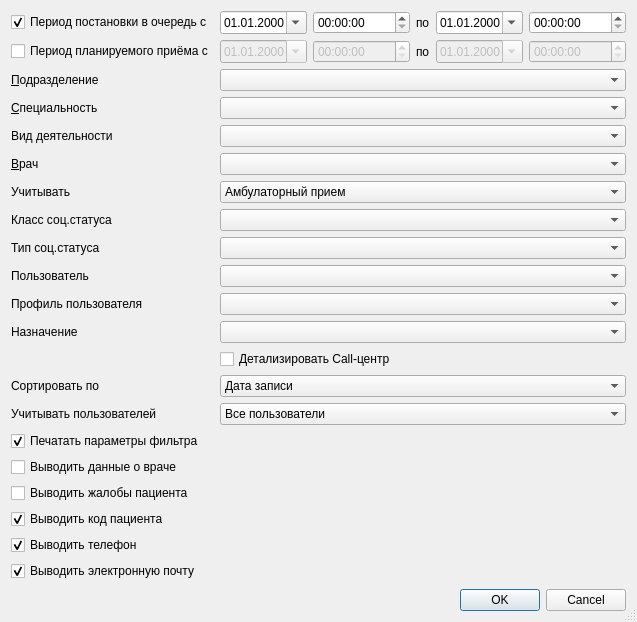
<?xml version="1.0" encoding="UTF-8"?>
<ui version="4.0">
 <class>JournalBeforeRecordDialog</class>
 <widget class="QDialog" name="JournalBeforeRecordDialog">
  <property name="windowModality">
   <enum>Qt::ApplicationModal</enum>
  </property>
  <property name="geometry">
   <rect>
    <x>0</x>
    <y>0</y>
    <width>637</width>
    <height>622</height>
   </rect>
  </property>
  <property name="windowTitle">
   <string>Журнал предварительной записи</string>
  </property>
  <property name="sizeGripEnabled">
   <bool>true</bool>
  </property>
  <layout class="QGridLayout" name="gridLayout">
   <item row="1" column="4">
    <widget class="CDateEdit" name="edtEndScheduleDate">
     <property name="enabled">
      <bool>false</bool>
     </property>
     <property name="sizePolicy">
      <sizepolicy hsizetype="Maximum" vsizetype="Fixed">
       <horstretch>0</horstretch>
       <verstretch>0</verstretch>
      </sizepolicy>
     </property>
     <property name="displayFormat">
      <string>dd.MM.yyyy</string>
     </property>
     <property name="calendarPopup">
      <bool>true</bool>
     </property>
    </widget>
   </item>
   <item row="1" column="2">
    <widget class="QTimeEdit" name="edtBegScheduleTime">
     <property name="enabled">
      <bool>false</bool>
     </property>
    </widget>
   </item>
   <item row="1" column="1">
    <widget class="CDateEdit" name="edtBegScheduleDate">
     <property name="enabled">
      <bool>false</bool>
     </property>
     <property name="sizePolicy">
      <sizepolicy hsizetype="Maximum" vsizetype="Fixed">
       <horstretch>0</horstretch>
       <verstretch>0</verstretch>
      </sizepolicy>
     </property>
     <property name="displayFormat">
      <string>dd.MM.yyyy</string>
     </property>
     <property name="calendarPopup">
      <bool>true</bool>
     </property>
    </widget>
   </item>
   <item row="0" column="2">
    <widget class="QTimeEdit" name="edtBegRecordTime"/>
   </item>
   <item row="1" column="0">
    <widget class="QCheckBox" name="chkSchedulePeriod">
     <property name="text">
      <string>Период планируемого приёма с</string>
     </property>
    </widget>
   </item>
   <item row="0" column="0">
    <widget class="QCheckBox" name="chkRecordPeriod">
     <property name="text">
      <string>Период постановки в очередь с</string>
     </property>
     <property name="checked">
      <bool>true</bool>
     </property>
    </widget>
   </item>
   <item row="0" column="1">
    <widget class="CDateEdit" name="edtBegRecordDate">
     <property name="sizePolicy">
      <sizepolicy hsizetype="Maximum" vsizetype="Fixed">
       <horstretch>0</horstretch>
       <verstretch>0</verstretch>
      </sizepolicy>
     </property>
     <property name="displayFormat">
      <string>dd.MM.yyyy</string>
     </property>
     <property name="calendarPopup">
      <bool>true</bool>
     </property>
    </widget>
   </item>
   <item row="0" column="3">
    <widget class="QLabel" name="lblEndRecordDate">
     <property name="sizePolicy">
      <sizepolicy hsizetype="Maximum" vsizetype="Preferred">
       <horstretch>0</horstretch>
       <verstretch>0</verstretch>
      </sizepolicy>
     </property>
     <property name="text">
      <string>по</string>
     </property>
     <property name="buddy">
      <cstring>edtEndRecordDate</cstring>
     </property>
    </widget>
   </item>
   <item row="0" column="4">
    <widget class="CDateEdit" name="edtEndRecordDate">
     <property name="sizePolicy">
      <sizepolicy hsizetype="Maximum" vsizetype="Fixed">
       <horstretch>0</horstretch>
       <verstretch>0</verstretch>
      </sizepolicy>
     </property>
     <property name="displayFormat">
      <string>dd.MM.yyyy</string>
     </property>
     <property name="calendarPopup">
      <bool>true</bool>
     </property>
    </widget>
   </item>
   <item row="2" column="0">
    <widget class="QLabel" name="label">
     <property name="text">
      <string>&amp;Подразделение</string>
     </property>
     <property name="buddy">
      <cstring>cmbOrgStructure</cstring>
     </property>
    </widget>
   </item>
   <item row="7" column="0">
    <widget class="QLabel" name="lblAppointmentType">
     <property name="text">
      <string>Учитывать</string>
     </property>
     <property name="buddy">
      <cstring>cmbAppointmentType</cstring>
     </property>
    </widget>
   </item>
   <item row="9" column="0">
    <widget class="QLabel" name="lblSocStatusType">
     <property name="text">
      <string>Тип соц.статуса</string>
     </property>
     <property name="buddy">
      <cstring>cmbSocStatusType</cstring>
     </property>
    </widget>
   </item>
   <item row="10" column="0">
    <widget class="QLabel" name="lblRecordPerson">
     <property name="text">
      <string>Пользователь</string>
     </property>
     <property name="buddy">
      <cstring>cmbRecordPerson</cstring>
     </property>
    </widget>
   </item>
   <item row="4" column="0">
    <widget class="QLabel" name="lblActivity">
     <property name="text">
      <string>Вид деятельности</string>
     </property>
    </widget>
   </item>
   <item row="11" column="0">
    <widget class="QLabel" name="lblRecordPersonProfile">
     <property name="text">
      <string>Профиль пользователя</string>
     </property>
     <property name="buddy">
      <cstring>cmbRecordPersonProfile</cstring>
     </property>
    </widget>
   </item>
   <item row="1" column="3">
    <widget class="QLabel" name="lblEndScheduleDate">
     <property name="sizePolicy">
      <sizepolicy hsizetype="Maximum" vsizetype="Preferred">
       <horstretch>0</horstretch>
       <verstretch>0</verstretch>
      </sizepolicy>
     </property>
     <property name="text">
      <string>по</string>
     </property>
     <property name="buddy">
      <cstring>edtEndScheduleDate</cstring>
     </property>
    </widget>
   </item>
   <item row="3" column="0">
    <widget class="QLabel" name="lblSpeciality">
     <property name="text">
      <string>&amp;Специальность</string>
     </property>
     <property name="buddy">
      <cstring>cmbSpeciality</cstring>
     </property>
    </widget>
   </item>
   <item row="5" column="0">
    <widget class="QLabel" name="lblPerson">
     <property name="text">
      <string>&amp;Врач</string>
     </property>
     <property name="buddy">
      <cstring>cmbPerson</cstring>
     </property>
    </widget>
   </item>
   <item row="22" column="1">
    <spacer>
     <property name="orientation">
      <enum>Qt::Vertical</enum>
     </property>
     <property name="sizeHint" stdset="0">
      <size>
       <width>21</width>
       <height>21</height>
      </size>
     </property>
    </spacer>
   </item>
   <item row="8" column="0">
    <widget class="QLabel" name="lblSocStatusClass">
     <property name="text">
      <string>Класс соц.статуса</string>
     </property>
     <property name="buddy">
      <cstring>cmbSocStatusClass</cstring>
     </property>
    </widget>
   </item>
   <item row="12" column="0">
    <widget class="QLabel" name="lblAppointmentPurpose">
     <property name="text">
      <string>Назначение</string>
     </property>
    </widget>
   </item>
   <item row="14" column="0">
    <widget class="QLabel" name="lblSorted">
     <property name="text">
      <string>Сортировать по</string>
     </property>
    </widget>
   </item>
   <item row="15" column="0">
    <widget class="QLabel" name="lblUserParams">
     <property name="text">
      <string>Учитывать пользователей</string>
     </property>
    </widget>
   </item>
   <item row="0" column="5">
    <widget class="QTimeEdit" name="edtEndRecordTime"/>
   </item>
   <item row="1" column="5">
    <widget class="QTimeEdit" name="edtEndScheduleTime">
     <property name="enabled">
      <bool>false</bool>
     </property>
    </widget>
   </item>
   <item row="2" column="1" colspan="5">
    <widget class="COrgStructureComboBox" name="cmbOrgStructure">
     <property name="enabled">
      <bool>true</bool>
     </property>
    </widget>
   </item>
   <item row="3" column="1" colspan="5">
    <widget class="CRBComboBox" name="cmbSpeciality">
     <property name="enabled">
      <bool>true</bool>
     </property>
     <property name="whatsThis">
      <string>&lt;html&gt;&lt;head&gt;&lt;meta name=&quot;qrichtext&quot; content=&quot;1&quot; /&gt;&lt;style type=&quot;text/css&quot;&gt;
p, li { white-space: pre-wrap; }
&lt;/style&gt;&lt;/head&gt;&lt;body style=&quot; font-family:'MS Shell Dlg 2'; font-size:8.25pt; font-weight:400; font-style:normal;&quot;&gt;
&lt;p style=&quot;-qt-paragraph-type:empty; margin-top:0px; margin-bottom:0px; margin-left:0px; margin-right:0px; -qt-block-indent:0; text-indent:0px;&quot;&gt;&lt;/p&gt;&lt;/body&gt;&lt;/html&gt;</string>
     </property>
    </widget>
   </item>
   <item row="4" column="1" colspan="5">
    <widget class="CRBComboBox" name="cmbActivity"/>
   </item>
   <item row="5" column="1" colspan="5">
    <widget class="CPersonComboBoxEx" name="cmbPerson">
     <property name="enabled">
      <bool>true</bool>
     </property>
    </widget>
   </item>
   <item row="7" column="1" colspan="5">
    <widget class="QComboBox" name="cmbAppointmentType">
     <item>
      <property name="text">
       <string>Амбулаторный прием</string>
      </property>
     </item>
     <item>
      <property name="text">
       <string>Вызов на дом</string>
      </property>
     </item>
    </widget>
   </item>
   <item row="8" column="1" colspan="5">
    <widget class="CSocStatusComboBox" name="cmbSocStatusClass"/>
   </item>
   <item row="9" column="1" colspan="5">
    <widget class="CRBComboBox" name="cmbSocStatusType"/>
   </item>
   <item row="10" column="1" colspan="5">
    <widget class="CPersonComboBoxEx" name="cmbRecordPerson">
     <property name="enabled">
      <bool>true</bool>
     </property>
    </widget>
   </item>
   <item row="11" column="1" colspan="5">
    <widget class="CRBComboBox" name="cmbRecordPersonProfile"/>
   </item>
   <item row="12" column="1" colspan="5">
    <widget class="CRBComboBox" name="cmbAppointmentPurpose"/>
   </item>
   <item row="14" column="1" colspan="5">
    <widget class="QComboBox" name="cmbSorted">
     <item>
      <property name="text">
       <string>Дата записи</string>
      </property>
     </item>
     <item>
      <property name="text">
       <string>ФИО</string>
      </property>
     </item>
     <item>
      <property name="text">
       <string>Дата рождения</string>
      </property>
     </item>
     <item>
      <property name="text">
       <string>Назначение</string>
      </property>
     </item>
    </widget>
   </item>
   <item row="15" column="1" colspan="5">
    <widget class="QComboBox" name="cmbUserParams">
     <item>
      <property name="text">
       <string>Все пользователи</string>
      </property>
     </item>
     <item>
      <property name="text">
       <string>Call-центр</string>
      </property>
     </item>
     <item>
      <property name="text">
       <string>Интернет</string>
      </property>
     </item>
    </widget>
   </item>
   <item row="13" column="1" colspan="5">
    <widget class="QCheckBox" name="chkDetailCallCenter">
     <property name="enabled">
      <bool>true</bool>
     </property>
     <property name="text">
      <string>Детализировать Call-центр</string>
     </property>
    </widget>
   </item>
   <item row="16" column="0" colspan="6">
    <widget class="QCheckBox" name="chkDumpParams">
     <property name="text">
      <string>Печатать параметры фильтра</string>
     </property>
     <property name="checked">
      <bool>true</bool>
     </property>
    </widget>
   </item>
   <item row="17" column="0" colspan="6">
    <widget class="QCheckBox" name="chkPersonInfo">
     <property name="text">
      <string>Выводить данные о враче</string>
     </property>
    </widget>
   </item>
   <item row="18" column="0" colspan="6">
    <widget class="QCheckBox" name="chkComplaint">
     <property name="text">
      <string>Выводить жалобы пациента</string>
     </property>
    </widget>
   </item>
   <item row="19" column="0" colspan="6">
    <widget class="QCheckBox" name="chkClientId">
     <property name="text">
      <string>Выводить код пациента</string>
     </property>
     <property name="checked">
      <bool>true</bool>
     </property>
    </widget>
   </item>
   <item row="20" column="0" colspan="6">
    <widget class="QCheckBox" name="chkClientPhones">
     <property name="text">
      <string>Выводить телефон</string>
     </property>
     <property name="checked">
      <bool>true</bool>
     </property>
    </widget>
   </item>
   <item row="21" column="0" colspan="6">
    <widget class="QCheckBox" name="chkClientMail">
     <property name="text">
      <string>Выводить электронную почту</string>
     </property>
     <property name="checked">
      <bool>true</bool>
     </property>
    </widget>
   </item>
   <item row="23" column="0" colspan="6">
    <widget class="QDialogButtonBox" name="buttonBox">
     <property name="orientation">
      <enum>Qt::Horizontal</enum>
     </property>
     <property name="standardButtons">
      <set>QDialogButtonBox::Cancel|QDialogButtonBox::Ok</set>
     </property>
    </widget>
   </item>
  </layout>
 </widget>
 <customwidgets>
  <customwidget>
   <class>CDateEdit</class>
   <extends>QDateEdit</extends>
   <header>library/DateEdit</header>
  </customwidget>
  <customwidget>
   <class>CRBComboBox</class>
   <extends>QComboBox</extends>
   <header>library/crbcombobox.h</header>
  </customwidget>
  <customwidget>
   <class>COrgStructureComboBox</class>
   <extends>QComboBox</extends>
   <header>Orgs/OrgStructComboBoxes.h</header>
  </customwidget>
  <customwidget>
   <class>CPersonComboBoxEx</class>
   <extends>QComboBox</extends>
   <header>Orgs/PersonComboBoxEx.h</header>
  </customwidget>
  <customwidget>
   <class>CSocStatusComboBox</class>
   <extends>QComboBox</extends>
   <header>Registry/SocStatusComboBox.h</header>
  </customwidget>
 </customwidgets>
 <tabstops>
  <tabstop>chkRecordPeriod</tabstop>
  <tabstop>edtBegRecordDate</tabstop>
  <tabstop>edtEndRecordDate</tabstop>
  <tabstop>chkSchedulePeriod</tabstop>
  <tabstop>edtBegScheduleDate</tabstop>
  <tabstop>edtEndScheduleDate</tabstop>
  <tabstop>cmbOrgStructure</tabstop>
  <tabstop>cmbSpeciality</tabstop>
  <tabstop>cmbActivity</tabstop>
  <tabstop>cmbPerson</tabstop>
  <tabstop>cmbAppointmentType</tabstop>
  <tabstop>cmbSocStatusClass</tabstop>
  <tabstop>cmbSocStatusType</tabstop>
  <tabstop>cmbRecordPerson</tabstop>
  <tabstop>cmbRecordPersonProfile</tabstop>
  <tabstop>cmbAppointmentPurpose</tabstop>
  <tabstop>chkDetailCallCenter</tabstop>
  <tabstop>cmbSorted</tabstop>
  <tabstop>cmbUserParams</tabstop>
  <tabstop>chkDumpParams</tabstop>
  <tabstop>chkPersonInfo</tabstop>
  <tabstop>chkComplaint</tabstop>
  <tabstop>chkClientId</tabstop>
  <tabstop>chkClientPhones</tabstop>
  <tabstop>chkClientMail</tabstop>
  <tabstop>buttonBox</tabstop>
 </tabstops>
 <resources/>
 <connections>
  <connection>
   <sender>buttonBox</sender>
   <signal>accepted()</signal>
   <receiver>JournalBeforeRecordDialog</receiver>
   <slot>accept()</slot>
   <hints>
    <hint type="sourcelabel">
     <x>202</x>
     <y>279</y>
    </hint>
    <hint type="destinationlabel">
     <x>119</x>
     <y>181</y>
    </hint>
   </hints>
  </connection>
  <connection>
   <sender>buttonBox</sender>
   <signal>rejected()</signal>
   <receiver>JournalBeforeRecordDialog</receiver>
   <slot>reject()</slot>
   <hints>
    <hint type="sourcelabel">
     <x>253</x>
     <y>279</y>
    </hint>
    <hint type="destinationlabel">
     <x>316</x>
     <y>181</y>
    </hint>
   </hints>
  </connection>
  <connection>
   <sender>chkRecordPeriod</sender>
   <signal>toggled(bool)</signal>
   <receiver>edtBegRecordDate</receiver>
   <slot>setEnabled(bool)</slot>
   <hints>
    <hint type="sourcelabel">
     <x>117</x>
     <y>17</y>
    </hint>
    <hint type="destinationlabel">
     <x>221</x>
     <y>13</y>
    </hint>
   </hints>
  </connection>
  <connection>
   <sender>chkRecordPeriod</sender>
   <signal>toggled(bool)</signal>
   <receiver>edtEndRecordDate</receiver>
   <slot>setEnabled(bool)</slot>
   <hints>
    <hint type="sourcelabel">
     <x>110</x>
     <y>10</y>
    </hint>
    <hint type="destinationlabel">
     <x>312</x>
     <y>12</y>
    </hint>
   </hints>
  </connection>
  <connection>
   <sender>chkSchedulePeriod</sender>
   <signal>toggled(bool)</signal>
   <receiver>edtEndScheduleDate</receiver>
   <slot>setEnabled(bool)</slot>
   <hints>
    <hint type="sourcelabel">
     <x>105</x>
     <y>37</y>
    </hint>
    <hint type="destinationlabel">
     <x>334</x>
     <y>39</y>
    </hint>
   </hints>
  </connection>
  <connection>
   <sender>chkSchedulePeriod</sender>
   <signal>toggled(bool)</signal>
   <receiver>edtBegScheduleDate</receiver>
   <slot>setEnabled(bool)</slot>
   <hints>
    <hint type="sourcelabel">
     <x>89</x>
     <y>35</y>
    </hint>
    <hint type="destinationlabel">
     <x>215</x>
     <y>37</y>
    </hint>
   </hints>
  </connection>
  <connection>
   <sender>chkRecordPeriod</sender>
   <signal>clicked()</signal>
   <receiver>edtBegRecordDate</receiver>
   <slot>setFocus()</slot>
   <hints>
    <hint type="sourcelabel">
     <x>107</x>
     <y>16</y>
    </hint>
    <hint type="destinationlabel">
     <x>215</x>
     <y>14</y>
    </hint>
   </hints>
  </connection>
  <connection>
   <sender>chkSchedulePeriod</sender>
   <signal>clicked()</signal>
   <receiver>edtBegScheduleDate</receiver>
   <slot>setFocus()</slot>
   <hints>
    <hint type="sourcelabel">
     <x>111</x>
     <y>35</y>
    </hint>
    <hint type="destinationlabel">
     <x>232</x>
     <y>43</y>
    </hint>
   </hints>
  </connection>
  <connection>
   <sender>chkSchedulePeriod</sender>
   <signal>toggled(bool)</signal>
   <receiver>edtBegScheduleTime</receiver>
   <slot>setEnabled(bool)</slot>
   <hints>
    <hint type="sourcelabel">
     <x>118</x>
     <y>45</y>
    </hint>
    <hint type="destinationlabel">
     <x>385</x>
     <y>45</y>
    </hint>
   </hints>
  </connection>
  <connection>
   <sender>chkSchedulePeriod</sender>
   <signal>toggled(bool)</signal>
   <receiver>edtEndScheduleTime</receiver>
   <slot>setEnabled(bool)</slot>
   <hints>
    <hint type="sourcelabel">
     <x>118</x>
     <y>45</y>
    </hint>
    <hint type="destinationlabel">
     <x>594</x>
     <y>45</y>
    </hint>
   </hints>
  </connection>
  <connection>
   <sender>chkRecordPeriod</sender>
   <signal>toggled(bool)</signal>
   <receiver>edtBegRecordTime</receiver>
   <slot>setEnabled(bool)</slot>
   <hints>
    <hint type="sourcelabel">
     <x>118</x>
     <y>18</y>
    </hint>
    <hint type="destinationlabel">
     <x>385</x>
     <y>18</y>
    </hint>
   </hints>
  </connection>
  <connection>
   <sender>chkRecordPeriod</sender>
   <signal>toggled(bool)</signal>
   <receiver>edtEndRecordTime</receiver>
   <slot>setEnabled(bool)</slot>
   <hints>
    <hint type="sourcelabel">
     <x>118</x>
     <y>18</y>
    </hint>
    <hint type="destinationlabel">
     <x>594</x>
     <y>18</y>
    </hint>
   </hints>
  </connection>
 </connections>
</ui>
